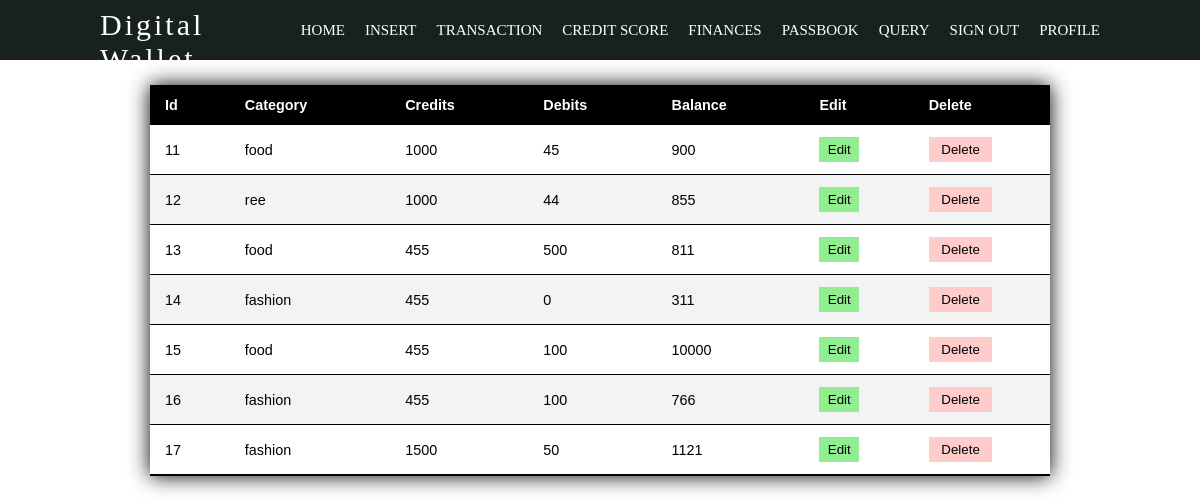
Page /trans/ (signed in) on the committed database.
### website/models.py (models this page shows)
class Transaction_History(models.Model):
    id1=models.IntegerField()
    category=models.CharField(max_length=100)
    credit_amount=models.IntegerField()
    debit_amount=models.IntegerField()
    balance=models.IntegerField()

### website/views.py (the view)
# urls.py: path('trans/',views.trans,name="user2"),
def trans(request):
    id=request.session['session_id']
    xe=Register_Login.objects.get(id=id)
    if 'session_id' in request.session  and request.session['session_id']==xe.id:
        x=Transaction_History.objects.all
        return render(request,'Trans.html',{'x':id,'x1':x,'x2':xe})
    else:
        return render(request,'Sessiontimeout.html')

### website/templates/Trans.html (shortened to what this page needs)
<!DOCTYPE html>
<html lang="en">
<head>
</head>
<body>
    {% include 'navbar.html'%}
    <center>
    <table class="styled-table">
        <thead>
        <tr>
          <th>Id</th>
          <th>Category</th>
          <th>Credits</th>
          <th>Debits</th>
          <th>Balance</th>
          <th>Edit</th>
          <th>Delete</th>
        </tr>
        </thead>
        <tbody>
        {% for i in x1%}
        <tr>
           <td>{{i.id}}</td>
          <td>{{i.category}}</td>
          <td>{{i.credit_amount}}</td>
          <td>{{i.debit_amount}}</td>
          <td>{{i.balance}}</td>
          <td><button class="btn1" href="edit/{{i.id}}">Edit</button></td>
          <td><button class="btn2" href="delete/{{i.id}}">Delete</button></td>
        </tr>
         {% endfor %}
        </tbody>
    </table>
    </center>
</body>
</html>

### website/templates/Trans.html (style rules this page uses)
.styled-table { width:75%; border-collapse: collapse; margin: 25px 0; font-size: 0.9em; font-family: sans-serif; min-width: 400px; box-shadow: 0 0 20px black; }
.styled-table thead tr { background-color: black; color: #ffffff; text-align: left; }
.styled-table th, .styled-table td { padding: 12px 15px; }
.styled-table tbody tr { border-bottom: 1px solid black; }
.styled-table tbody tr:nth-of-type(even) { background-color: #f3f3f3; }
.styled-table tbody tr:last-of-type { border-bottom: 2px solid black; }
tr:nth-child(even) { background-color: #ececec; }
.btn1 { background-color: #90EE90; border: 0; padding: 5px; height: 50%; width: 50%; }
.btn2 { background-color: #FFCCCB; border: 0; padding: 5px; height: 60%; width: 60%; }

### website/templates/navbar.html (style rules this page uses)
* { padding: 0; margin: 0; box-sizing: border-box; -webkit-tap-highlight-color: transparent; }
body { width: 100%; overflow-x: hidden; display: flex; flex-direction: column; background-color: white; }

### rows in the picture
Transaction_History: id "11", category "food", credit_amount "1000", debit_amount "45", balance "900"
Transaction_History: id "12", category "ree", credit_amount "1000", debit_amount "44", balance "855"
Transaction_History: id "13", category "food", credit_amount "455", debit_amount "500", balance "811"
Transaction_History: id "14", category "fashion", credit_amount "455", debit_amount "0", balance "311"
Transaction_History: id "15", category "food", credit_amount "455", debit_amount "100", balance "10000"
Transaction_History: id "16", category "fashion", credit_amount "455", debit_amount "100", balance "766"
Transaction_History: id "17", category "fashion", credit_amount "1500", debit_amount "50", balance "1121"
